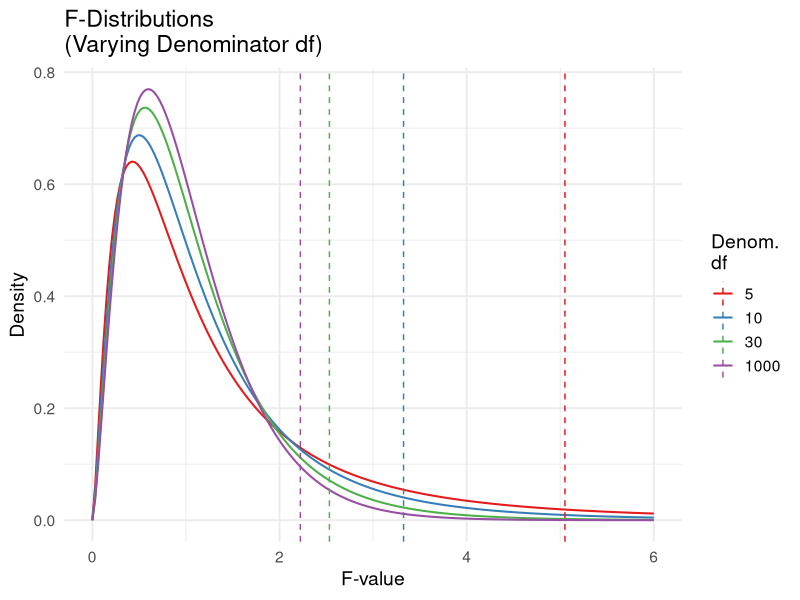
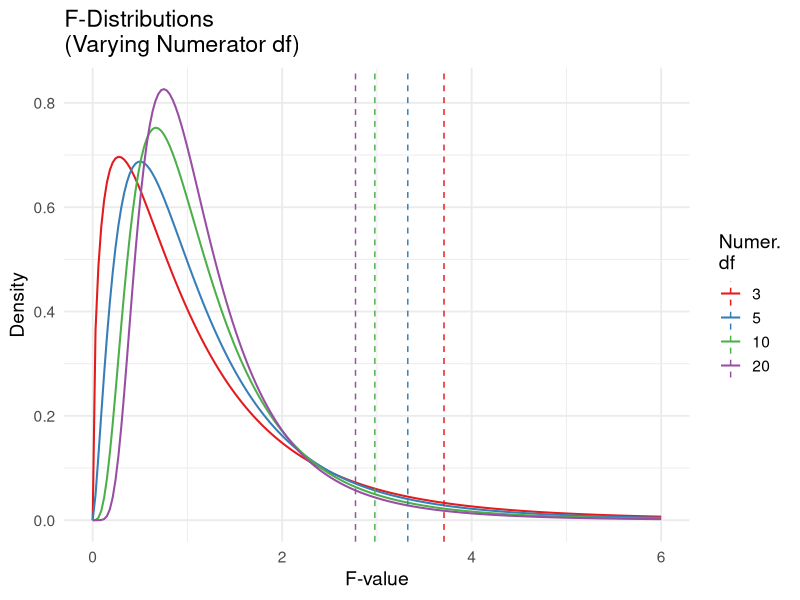

Here is the R script that generated these plots, in order:
remove(list=ls()) #Clear out the environment

# Load necessary libraries
library(ggplot2)
library(dplyr)
library(tidyr)

# Define degrees of freedom for numerator and denominator
num_dfs <- c(3, 5, 10, 20) # For the second graph
den_dfs <- c(5, 10, 30, 1000) # For the first graph

# Define a range of x values for the F-distributions
x_vals <- seq(0, 6, length.out = 200)

# Generate data for varying denominator degrees of freedom
f_data_den <- data.frame(
  x = x_vals
) %>%
  expand_grid(den_df = den_dfs, num_df = 5) %>% # Fix numerator df = 5
  mutate(density = df(x, num_df, den_df))

# Generate data for varying numerator degrees of freedom
f_data_num <- data.frame(
  x = x_vals
) %>%
  expand_grid(num_df = num_dfs, den_df = 10) %>% # Fix denominator df = 10
  mutate(density = df(x, num_df, den_df))

# Calculate critical values for 95% confidence
crit_values_den <- data.frame(
  den_df = den_dfs,
  num_df = 5,
  crit_value = qf(0.95, df1 = 5, df2 = den_dfs) # 95% critical value
)

crit_values_num <- data.frame(
  num_df = num_dfs,
  den_df = 10,
  crit_value = qf(0.95, df1 = num_dfs, df2 = 10) # 95% critical value
)

# Plot 1: Varying Denominator Degrees of Freedom
plot_den <- ggplot(f_data_den, aes(x = x, y = density, color = factor(den_df))) +
  geom_line(size = .7) +
  # Add vertical lines for critical values
  geom_vline(
    data = crit_values_den,
    aes(xintercept = crit_value, color = factor(den_df)),
    linetype = "dashed", size = 0.5
  ) +
  scale_color_brewer(palette = "Set1", name = "Denom.\ndf") +
  labs(
    title = "F-Distributions\n(Varying Denominator df)",
    x = "F-value",
    y = "Density"
  ) +
  theme_minimal(base_size = 14)

# Plot 2: Varying Numerator Degrees of Freedom
plot_num <- ggplot(f_data_num, aes(x = x, y = density, color = factor(num_df))) +
  geom_line(size = .7) +
  # Add vertical lines for critical values
  geom_vline(
    data = crit_values_num,
    aes(xintercept = crit_value, color = factor(num_df)),
    linetype = "dashed", size = 0.5
  ) +
  scale_color_brewer(palette = "Set1", name = "Numer.\ndf") +
  labs(
    title = "F-Distributions\n(Varying Numerator df)",
    x = "F-value",
    y = "Density"
  ) +
  theme_minimal(base_size = 14)

# Print the plots
print(plot_den)
print(plot_num)
